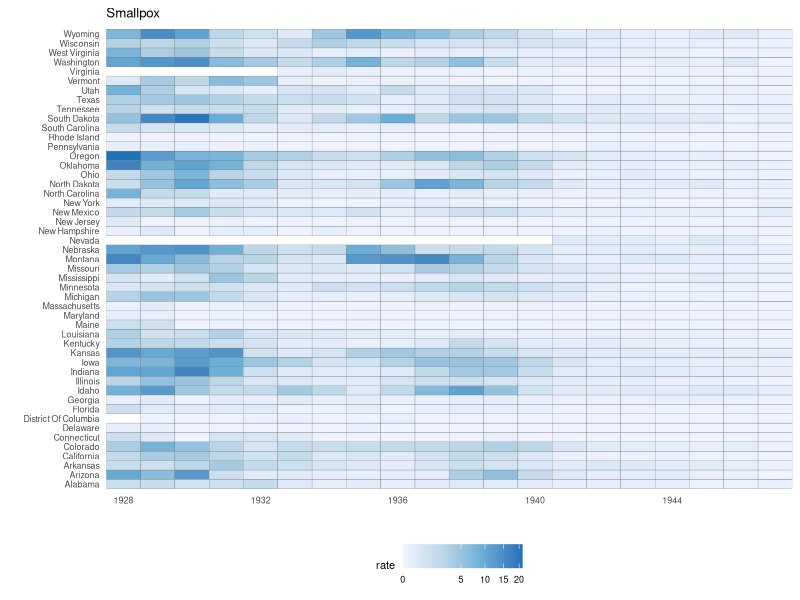
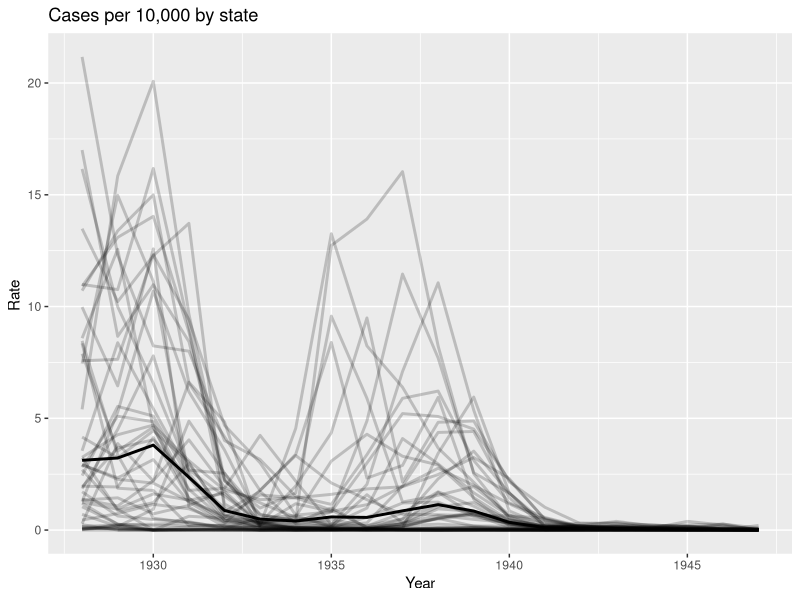

The R source for these figures, in order:
rm(list=ls())
library(tidyverse)
library(RColorBrewer)
library(dslabs)
data(us_contagious_diseases)
names(us_contagious_diseases)
summary(us_contagious_diseases$disease)
summary(us_contagious_diseases$state)
summary(us_contagious_diseases$population)


the_disease <- 'Smallpox'

dat <- us_contagious_diseases %>%
  filter( (!state %in% c('Alaska','Hawaii')) & 
           weeks_reporting>42 &
           disease==the_disease) %>%
  mutate(rate=count/population * 10^4 / weeks_reporting*52) %>%
  filter(!is.na(rate))

# Heat Map ----------------------------------------------------------------

dat %>% 
  ggplot(aes(year, state, fill = rate)) +
  geom_tile(color = "grey50") + 
  scale_x_continuous(expand=c(0,0)) +
  scale_fill_gradientn(colors = brewer.pal(4, "Blues"), trans = "sqrt") +
  theme_minimal() +  
  theme(panel.grid = element_blank(), 
        legend.position="bottom", 
        text = element_text(size = 8)) +
  ylab("") + xlab("")+
  ggtitle(the_disease)
  


# Line map ----------------------------------------------------------------

avg <- us_contagious_diseases %>%
  filter(!state %in% c('Alaska','Hawaii') & 
           weeks_reporting>42 &
           disease==the_disease) %>% 
  group_by(year) %>%
  summarize(us_rate = sum(count, na.rm = TRUE) / 
              sum(population, na.rm = TRUE) * 10000)

dat %>%
  ggplot(aes(year,rate)) +
  geom_line(aes(year, rate, group = state), alpha = 0.2, size = 1)+
  geom_line(aes(year, us_rate),  data = avg, size = 1)+
  ggtitle("Cases per 10,000 by state")+
  xlab('Year')+
  ylab('Rate ')
